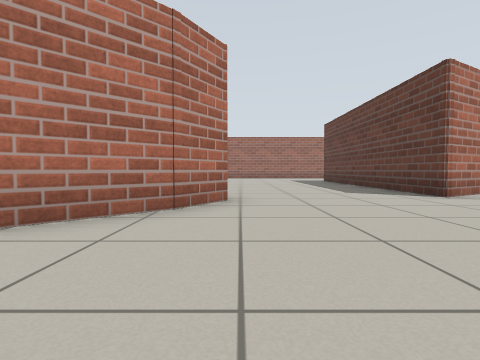
View 1 (above)

18 first-person views from a walk through a Gazebo world. The camera is 0.5 m above the floor, tilts 2° down and sees 80° across. The floor is counted in squares, 1 m on a side. Each view is taken from the middle of a square. On the plan, view 1 faces up. The plan holds only what a view shows up to about 9 squares ahead; the rest is blank.

View 2
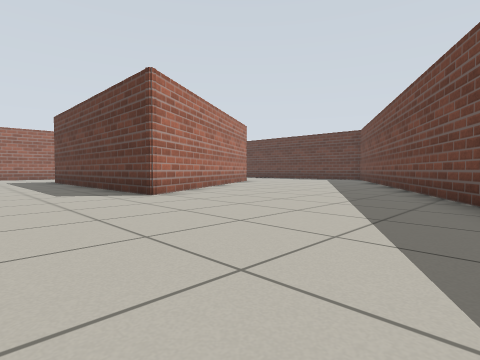

View 3
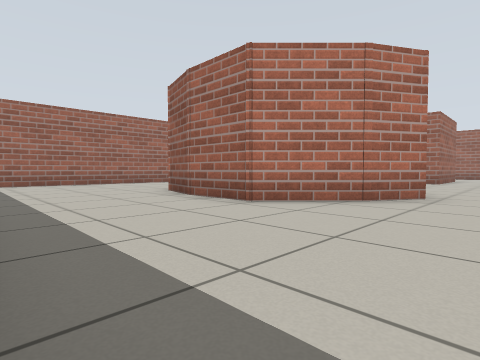

View 4
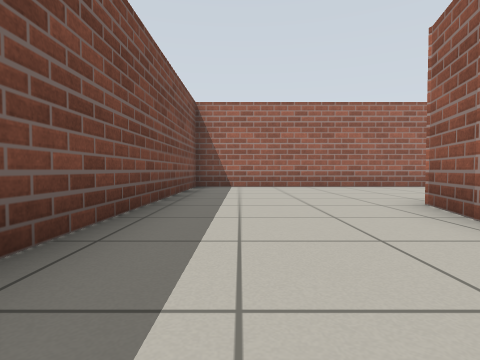

View 5
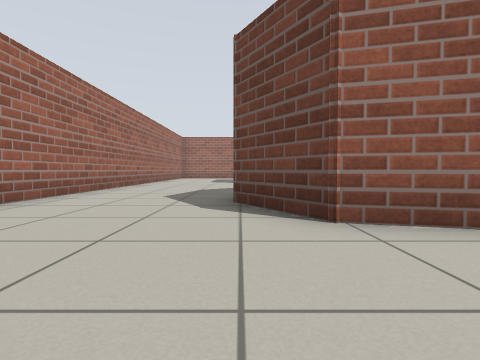

View 6
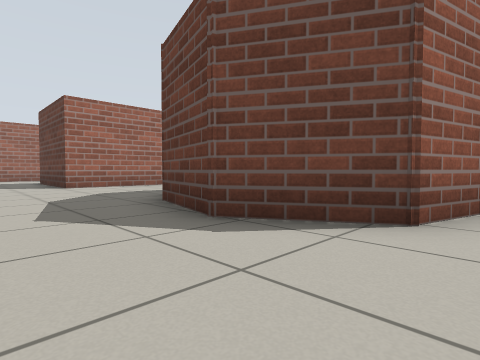

View 7
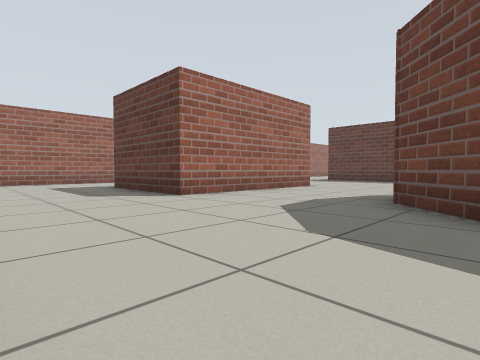

View 8
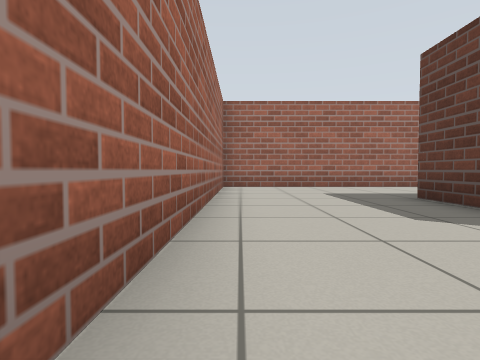

View 9
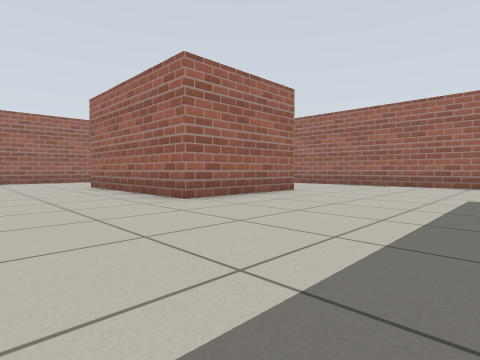

View 10
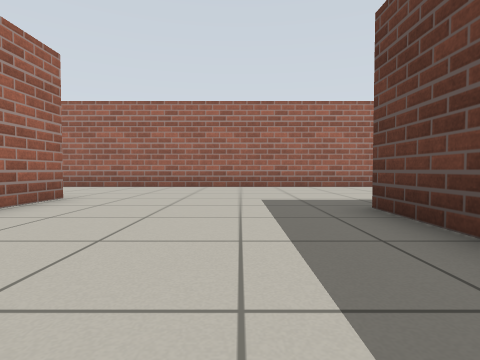

View 11
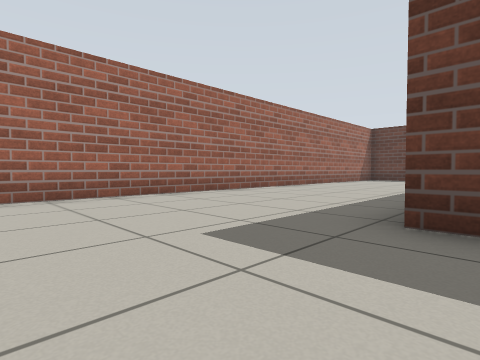

View 12
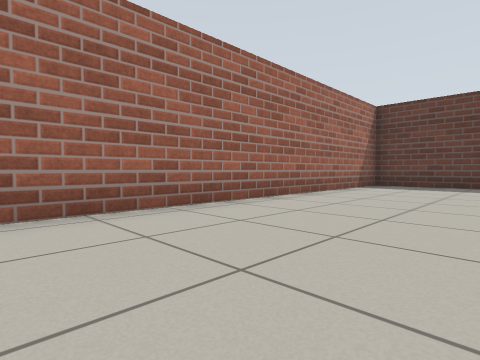

View 13
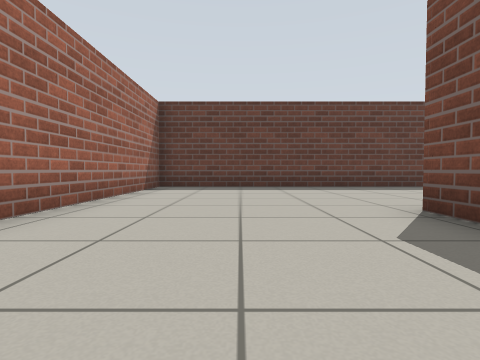

View 14
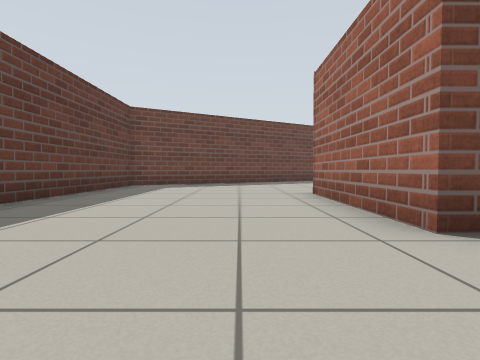

View 15
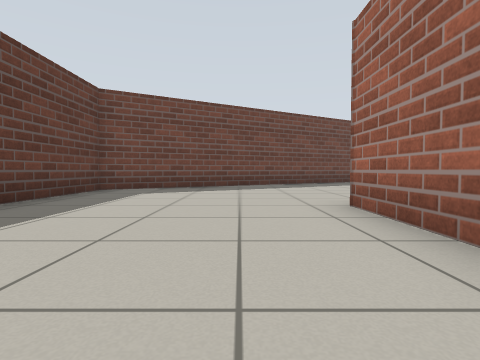

View 16
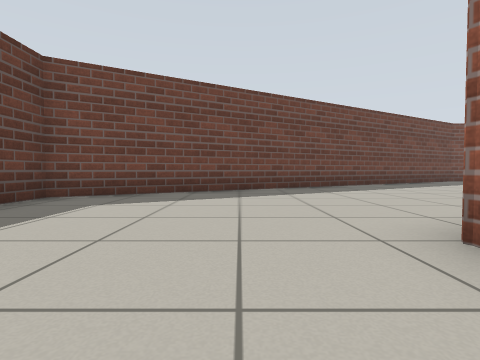

View 17
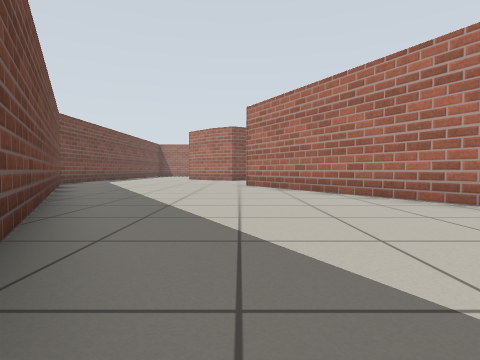

View 18
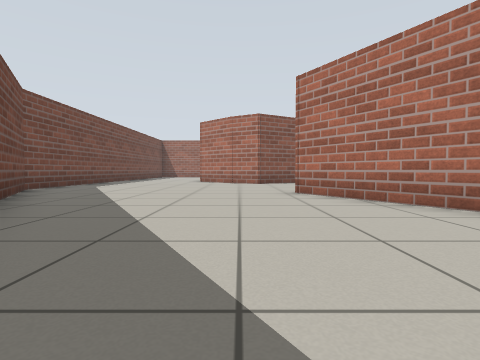

### Floor plan
Points are (right, up) in squares from view 1. A wall is a line through its corners. A room is listed if a view was taken in it or the views show most of it. See-through windows are left out.
Room 1 (views 1, 2, 3, 4, 5, 6, 7, 8, 9, 10, 11, 12, 13, 14, 15, 16, 17, 18)
walls: (-0.2, 4.7) (-0.9, 3.6); (-0.7, 3.8) (-2.1, 2.3) (-3.9, 2.3); (-1.1, 14.1) (-1.1, 10.8) (-5.9, 10.8) (-5.9, 14.1); (9.1, 8.3) (3.7, 5.2) (3.7, 12.7); (9.5, 12.8) (10.5, 12.8) (10.5, 9); (-3.7, 2.3) (-5.1, 2.7) (-6.1, 4.3) (-5.6, 6.2) (-4.4, 7.4); (0.9, -1.4) (2.9, -1.4) (15.5, 5.9) (15.5, 17.4) (-9.5, 17.4) (-9.5, -1.3) (-2.6, -1.3)

Positions as (right, up) in squares from view 1, and headings:
1: (0, 0), facing up
2: (1, 0), facing up-right
3: (1, -1), facing up-left
4: (-1, 0), facing left
5: (-6, 0), facing up
6: (-8, 2), facing up-right
7: (-9, 6), facing up-right
8: (-9, 9), facing up
9: (3, 8), facing up-left
10: (2, 9), facing up
11: (1, 12), facing up-right
12: (6, 14), facing up-right
13: (7, 15), facing right
14: (12, 15), facing down
15: (12, 13), facing down
16: (12, 11), facing down
17: (13, 5), facing left
18: (10, 4), facing left
